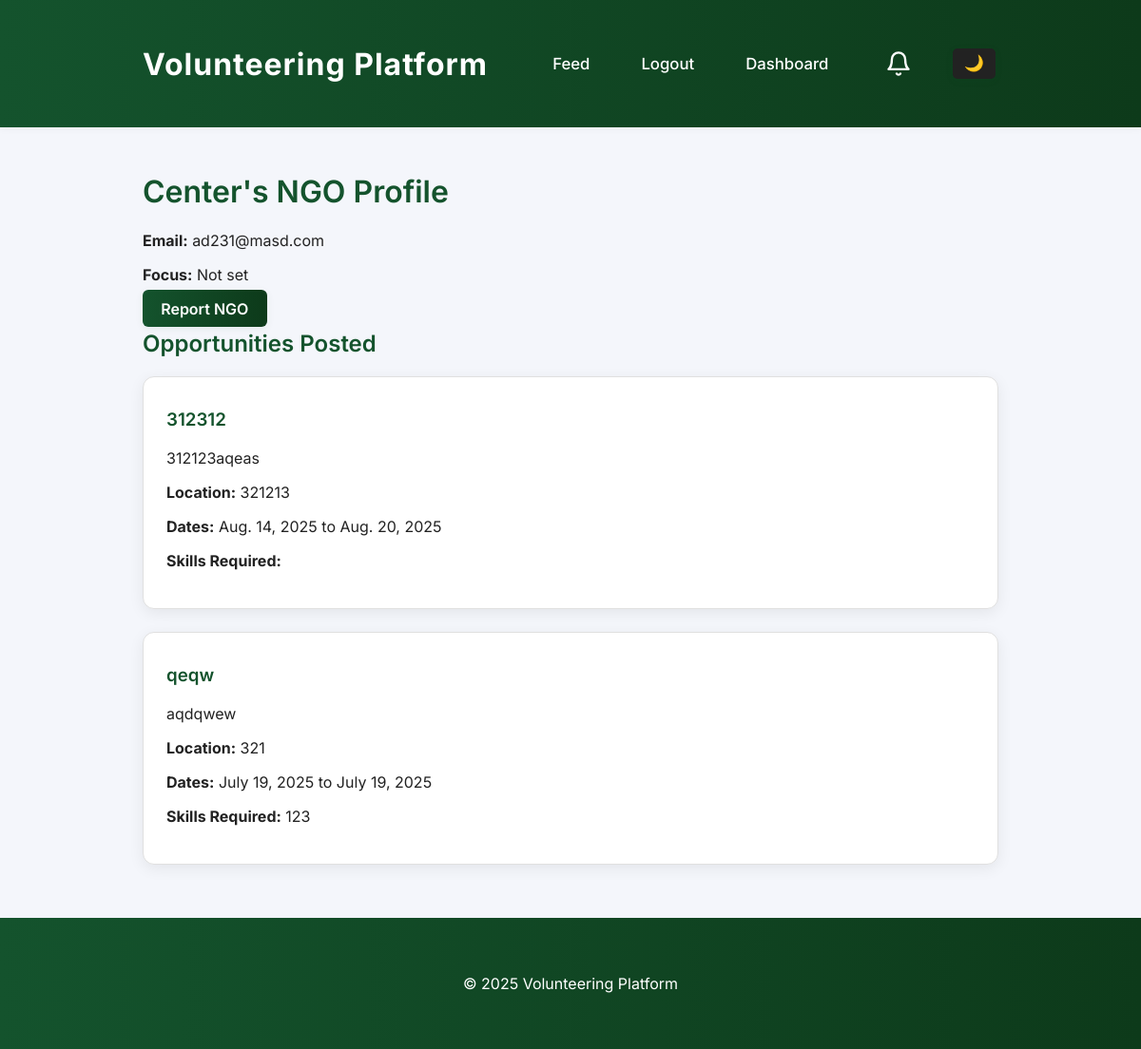
The page /accounts/ngo_profile/4/ (signed in) on the database its author committed.
### accounts/models.py (models this page shows, shortened)
class User(AbstractUser):
    ROLE_CHOICES = (
        ("volunteer", "Volunteer"),
        ("ngo", "NGO"),
        ("admin", "Admin"),
    )
    role = models.CharField(max_length=10, choices=ROLE_CHOICES, default="volunteer")
    skills = models.CharField(max_length=255, blank=True, help_text="Comma-separated skills (e.g. Python, Fundraising, Event Planning)")

### feeds/models.py (models this page shows, shortened)
class Opportunity(models.Model):
    ngo = models.ForeignKey(
        settings.AUTH_USER_MODEL,
        on_delete=models.CASCADE,
        limit_choices_to={"role": "ngo"},
    )
    title = models.CharField(max_length=200)
    description = models.TextField()
    location = models.CharField(max_length=255)
    start_date = models.DateField()
    end_date = models.DateField()
    skills_required = models.CharField(max_length=255, blank=True)
    created_at = models.DateTimeField(auto_now_add=True)

### accounts/views.py (the view)
# urls.py: path("ngo_profile/<int:user_id>/", views.ngo_profile, name="ngo_profile"),
@login_required
def ngo_profile(request, user_id):
    User = get_user_model()
    ngo = get_object_or_404(User, id=user_id, role="ngo")
    if request.method == "POST" and request.user.role == "admin":
        if request.POST.get("delete_user_id") == str(ngo.id):
            ngo.delete()
            return redirect("admin_dashboard")
    opportunities = Opportunity.objects.filter(ngo=ngo).order_by("-created_at")
    return render(request, "accounts/ngo_profile.html", {"ngo": ngo, "opportunities": opportunities})

### accounts/views.py (called while the page is built)
def get_notification_count(request):
    if not request.user.is_authenticated:
        return {'notification_count': 0}
    count = 0
    if hasattr(request.user, 'role'):
        if request.user.role == 'ngo':
            from feeds.models import Application
            count = Application.objects.filter(opportunity__ngo=request.user, status='pending').count()
        elif request.user.role == 'admin':
            from .models import Report
            count = Report.objects.filter(handled=False).count()
    return {'notification_count': count}

### feeds/templatetags/bg_images.py (called while the page is built)
@register.simple_tag
def random_bg_image():
    img_dir = os.path.join(settings.STATIC_ROOT or settings.STATICFILES_DIRS[0], 'img')
    try:
        files = [f for f in os.listdir(img_dir) if f.lower().endswith(('.jpg', '.jpeg', '.png', '.webp', '.gif'))]
    except Exception:
        files = []
    import random
    if files:
        return 'img/' + random.choice(files)
    return ''

### accounts/templates/accounts/ngo_profile.html (shortened to what this page needs)
{% extends "base.html" %}
{% block content %}
  <h1>{{ ngo.username }}'s NGO Profile</h1>
  <p><strong>Email:</strong> {{ ngo.email }}</p>
  <p><strong>Focus:</strong> {{ ngo.skills|default:'Not set' }}</p>
  {% if user.is_authenticated and user.id != ngo.id and user.role == 'volunteer' %}
    <a class="btn" href="{% url 'report_user' ngo.id %}">Report NGO</a>
  {% endif %}
  <h2>Opportunities Posted</h2>
  {% if opportunities %}
    {% for opp in opportunities %}
      <div class="opportunity-card">
        <h3>{{ opp.title }}</h3>
        <p>{{ opp.description }}</p>
        <p><strong>Location:</strong> {{ opp.location }}</p>
        <p><strong>Dates:</strong> {{ opp.start_date }} to {{ opp.end_date }}</p>
        <p><strong>Skills Required:</strong> {{ opp.skills_required }}</p>
      </div>
    {% endfor %}
  {% else %}
    <p>No opportunities posted yet.</p>
  {% endif %}
{% endblock %}

### static/css/style.css (style rules this page uses)
:root { --main-green: #14532d; --main-green-dark: #0d3a1a; --main-green-light: #22c55e; }
body { font-family: 'Inter', Arial, sans-serif; margin: 0; padding: 0; background-color: #f4f6fb; color: #222; transition: background 0.3s, color 0.3s; }
.opportunity-card, .application-card { background: #fff; border-radius: 12px; padding: 1.5em; margin-bottom: 1.5em; box-shadow: 0 4px 16px rgba(0,0,0,0.07); border: 1px solid #e0e0e0; transition: box-shadow 0.2s, background 0.3s, color 0.3s; min-width: 100%; width: 100%; box-sizing: border-box; display: block; }
@media (min-width: 700px) { .opportunity-card, .application-card { min-width: 900px; max-width: 100%; margin-left: auto; margin-right: auto; } }
button, .btn { background: linear-gradient(90deg, var(--main-green) 0%, var(--main-green-dark) 100%); color: #fff; border: none; border-radius: 6px; padding: 0.6em 1.2em; font-size: 1em; font-weight: 600; cursor: pointer; margin: 0.2em 0.2em 0.2em 0; transition: background 0.2s, box-shadow 0.2s; box-shadow: 0 2px 8px rgba(20,83,45,0.07); text-decoration: none; }
h1, h2, h3 { font-weight: 600; color: var(--main-green); margin-top: 0.5em; transition: color 0.3s; }

### templates/base.html (style rules this page uses)
html, body { height: 100%; }
body { min-height: 100vh; display: flex; flex-direction: column; }

### rows shown on the page
User: username "Center", email "ad231@masd.com", skills "Not set"
Opportunity: title "312312", description "312123aqeas", location "321213", start_date "Aug. 14, 2025", end_date "Aug. 20, 2025"
Opportunity: title "qeqw", description "aqdqwew", location "321", start_date "July 19, 2025", end_date "July 19, 2025", skills_required "123"
